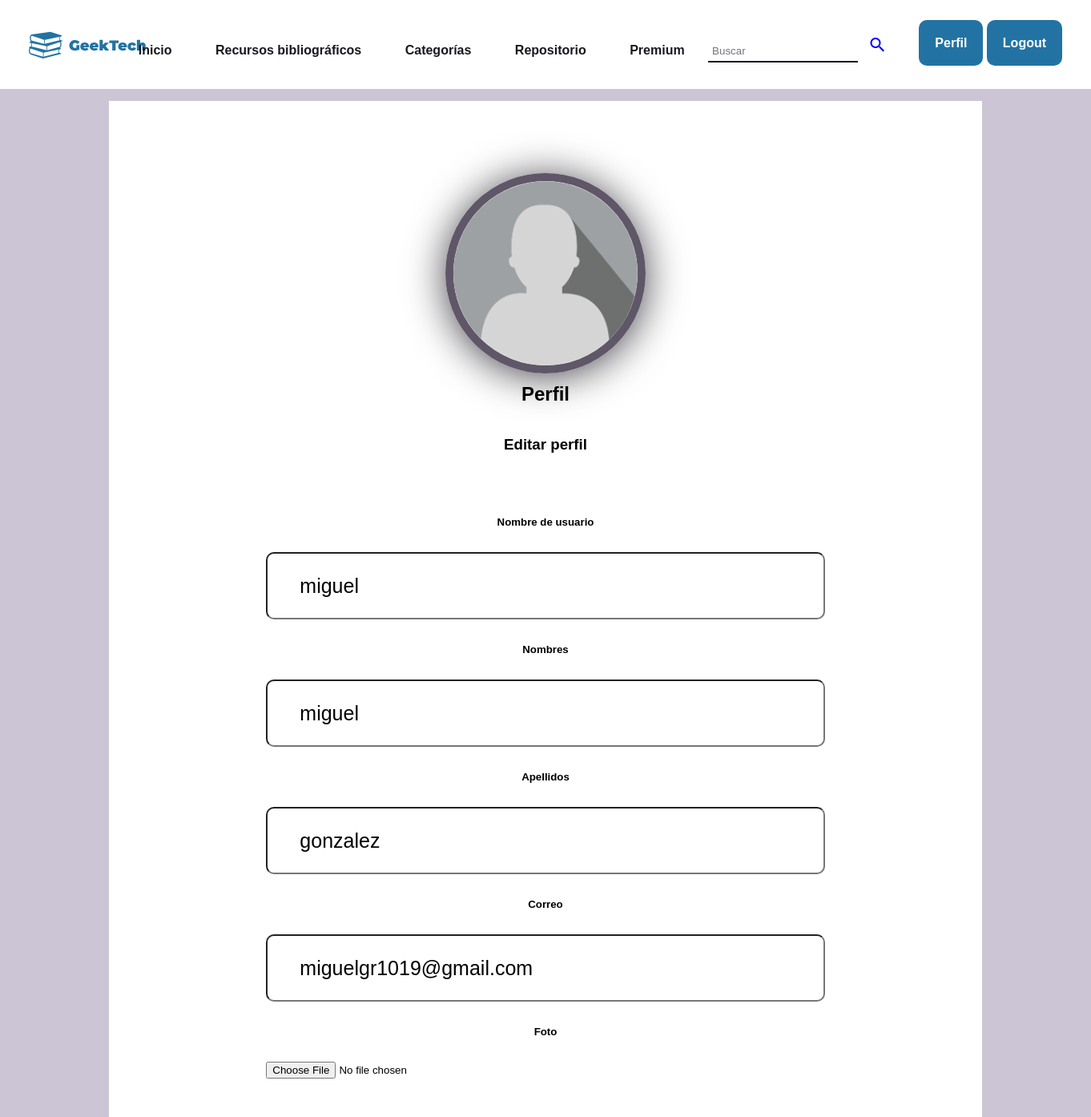
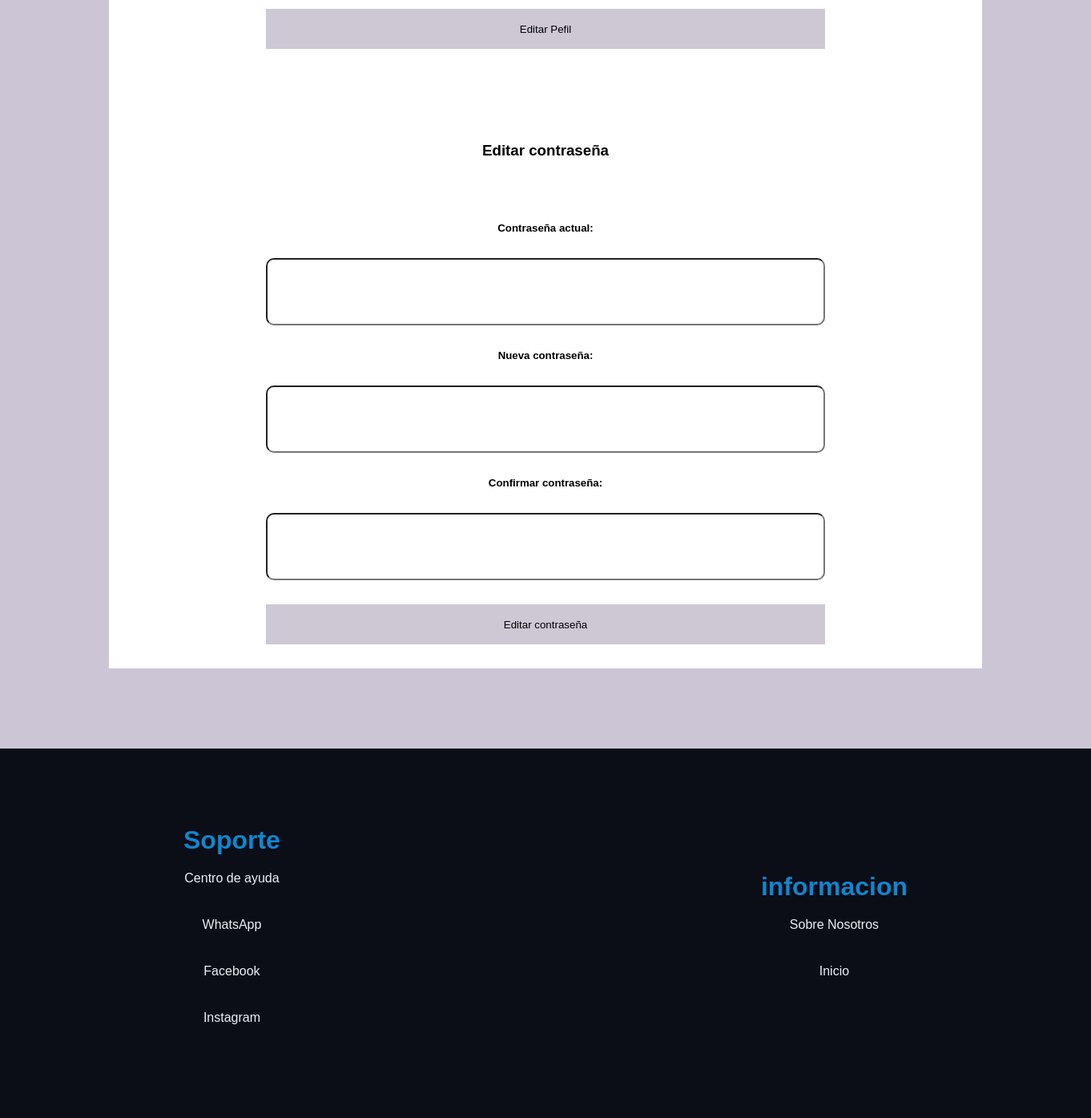
/php/publico/perfil.php?id=1 (signed in), run on the app's committed database (2 pictures, top to bottom).
### tables this page shows
CREATE TABLE `clientes` (
  `id` int(11) NOT NULL AUTO_INCREMENT,
  `username` varchar(100) NOT NULL,
  `nombre` varchar(100) NOT NULL,
  `apellidos` varchar(100) NOT NULL,
  `correo` varchar(100) NOT NULL,
  `imagen` varchar(200) NOT NULL,
  `contra` varchar(200) NOT NULL,
  `tipo` int(11) NOT NULL,
  `ban` int(11) NOT NULL,
  `inten` int(11) NOT NULL,
  PRIMARY KEY (`id`)
);

### php/publico/perfil.php (the view, shortened to what this page needs)
<?php
  require '../database.php';
  $id = $_GET['id'];
  if (isset($_SESSION['user_id'])) {
    $records = $conn->prepare('SELECT * FROM clientes WHERE id = :id');
    $records->bindParam(':id', $id);
    $records->execute();
    $results = $records->fetch(PDO::FETCH_ASSOC);
  }
?>
<!DOCTYPE html>
<html lang="en">
<head>
    <link href="helpers/css/perfil.css" rel="stylesheet">
</head>
<body>
<?php if(isset($_SESSION['user_id'])): ?>
<?php if($_SESSION['user_id'] == $id): ?>
<br><br><br>
<header class="Header">
        <form action="" method="get">
          <div id="headerMenu">
            <nav>
              <ul>
                <li><a href="index2.php" class="btnMenuHeader" >Inicio</a></li>
                <li><a href="libros.php" class="btnMenuHeader" >Recursos bibliográficos</a></li>
                <li><a href="categorias.php" class="btnMenuHeader">Categorías</a></li>
                <li><a href="favoritos.php" class="btnMenuHeader">Repositorio </a></li>
                <li><a href="premium.php" class="btnMenuHeader">Premium</a></li>
                <input type="text" name="buscador" placeholder='Buscar'>
                <button class="btnbu" name="enviar" title="Tiene que ser premium para leer este libro"><i class="material-icons ">search</i>  </button>
              </ul>
            </nav>
          </div>
        </form>
      <div id="header_menu-btn">
        <a href="perfil.php?id=<?php echo $_SESSION['user_id']; ?>" class="btnCerrar btnren">Perfil</a>
        <a href="logout.php" class="btnCerrar btnren">Logout</a><br><br>
      </div>
</header>
<br><br><br><br>
    <div class="contenedor">
        <br><br><br><br><br>
        <div class="profilePicure">
            <img src="../../libros/clientes/<?php echo ($results["imagen"]);?>"><br><br><br><br><br><br><br>
            <h2>Perfil</h2><br>
        </div>
        <div class="informacion">
        <form method="post" enctype="multipart/form-data">
            <div class="archivo">
                <h3>Editar perfil</h3>
                <div class="entradas">
                    <br><h5>Nombre de usuario</h5>
                    <input type="text" class="entradasTexto" name="user" value="<?php echo $results['username'] ?>" required style="font-size: 25px;">
                    <h5>Nombres</h5>
                    <input type="text" class="entradasTexto" name="nombre" value="<?php echo $results['nombre'] ?>" required required style="font-size: 25px;">
                    <h5>Apellidos</h5>
                    <input type="text" class="entradasTexto" name="apellidos" value="<?php echo $results['apellidos'] ?>" required required style="font-size: 25px;">
                    <h5>Correo</h5>
                    <input type="text" class="entradasTexto" name="correo" value="<?php echo $results['correo'] ?>" required required style="font-size: 25px;">
                    <h5>Foto</h5>
                    <input type="file" class="SubirArchivo" name="archivosubido">
                    <Button type="submit" class="enviarArchivo" name="per">Editar Pefil</Button>
                </div><br><br>
        </form>
        <form method="post" enctype="multipart/form-data">
        <div class="archivo">
                <h3>Editar contraseña</h3>
                <div class="entradas">
                    <br><h5>Contraseña actual:</h5>
                    <input type="password" class="entradasTexto" name="contraan" required>
                    <h5>Nueva contraseña:</h5>
                    <input type="password" class="entradasTexto" name="contra1" required>
                    <h5>Confirmar contraseña:</h5>
                    <input type="password" class="entradasTexto" name="contra2" required>
                    <Button type="submit" class="enviarArchivo" name="contra">Editar contraseña</Button>
                </div>
            </div>
        </form>
        </div>
    </div>
</body>
</html>
<?php else:
    header('Location: /biblioteca/php/publico/index2.php');
?>
<?php endif; ?>
<?php else:
    header('Location: /biblioteca/php/publico/login.php');
?>
<?php endif; ?>
<?php
require 'helpers/footer.php';
?>

### php/publico/helpers/css/perfil.css (style rules this page uses)
* { margin: auto; padding: 0; box-sizing: border-box; font-family: Arial, Helvetica, sans-serif; }
body { background-color: #ccc5d5; }
.contenedor { background-color: #FFFFFF; z-index: 1;width: 80%; }
.profilePicure { width: 80%; margin: 0 auto; text-align: center; }
.profilePicure img { border-radius:60%; height: 250px; width: 250px; top: -130px; border: 10px solid #5f5768; box-shadow: 0px 4px 50px rgb(71, 68, 75) }
.profilePicure h2 { margin-top: -100px; }
.informacion { width: 80%; margin: 0 auto; }
.archivo { text-align: center; margin: 20px 0; }
.archivo .entradas { display: grid; grid-template-rows: repeat(4 1fr); row-gap: 30px; margin: 30px 0; }
.entradasTexto { width: 80%; height: 50px; padding:40px; border-radius: 10px; background-image: url(./icon.svg); background-repeat: no-repeat; background-position: 20px center; }
.SubirArchivo { width: 80%; height: 50px; }
.enviarArchivo { width: 80%; height: 50px; margin-bottom: 30px; background-image: url(./subir-icon.svg); background-repeat: no-repeat; background-position: 420px center; border: none; background-color: #cdc8d3; color: #000000; }

### php/publico/perfil.php (style rules this page uses)
.Header { font-weight: bolder; width:100%; padding: 30px; color:#ffffff; display:flex; flex-wrap:wrap; justify-content:space-evenly; position:fixed; top:0; left:0; font-family: Arial, Helvetica, sans-serif; background-color: #fff; }
a { color: #18191f; }
.Header a { padding: 20px 20px; text-decoration:none; }
.Header input { border:none; padding:5px; border-bottom:2px solid #18191f; margin-left:0px; }
#headerMenu { padding-top: 10px; margin-left: -80px; }
.btnMenuHeader { color: #18191f; }
#header_menu-btn { border-radius: 10px; padding-top: 200px; border: #000; padding-top: 15px; }
.btnCerrar { background-color: #2273A3; color: #fff; border-radius: 0px; }
.btnren { border-radius: 10px; }
.btnbu { border: none; background: #fff; color: #8C30F5; width: 40px; height: 29px; border-radius: 3px; cursor: pointer; }
nav ul { float: left; margin-right: 20px; }
nav ul li { display: inline-block; margin: 0 5px; }
.material-icons { color:blue; }

### data on the page
clientes: imagen (picture), user "miguel", nombre "miguel", apellidos "gonzalez", correo "miguelgr1019@gmail.com"
